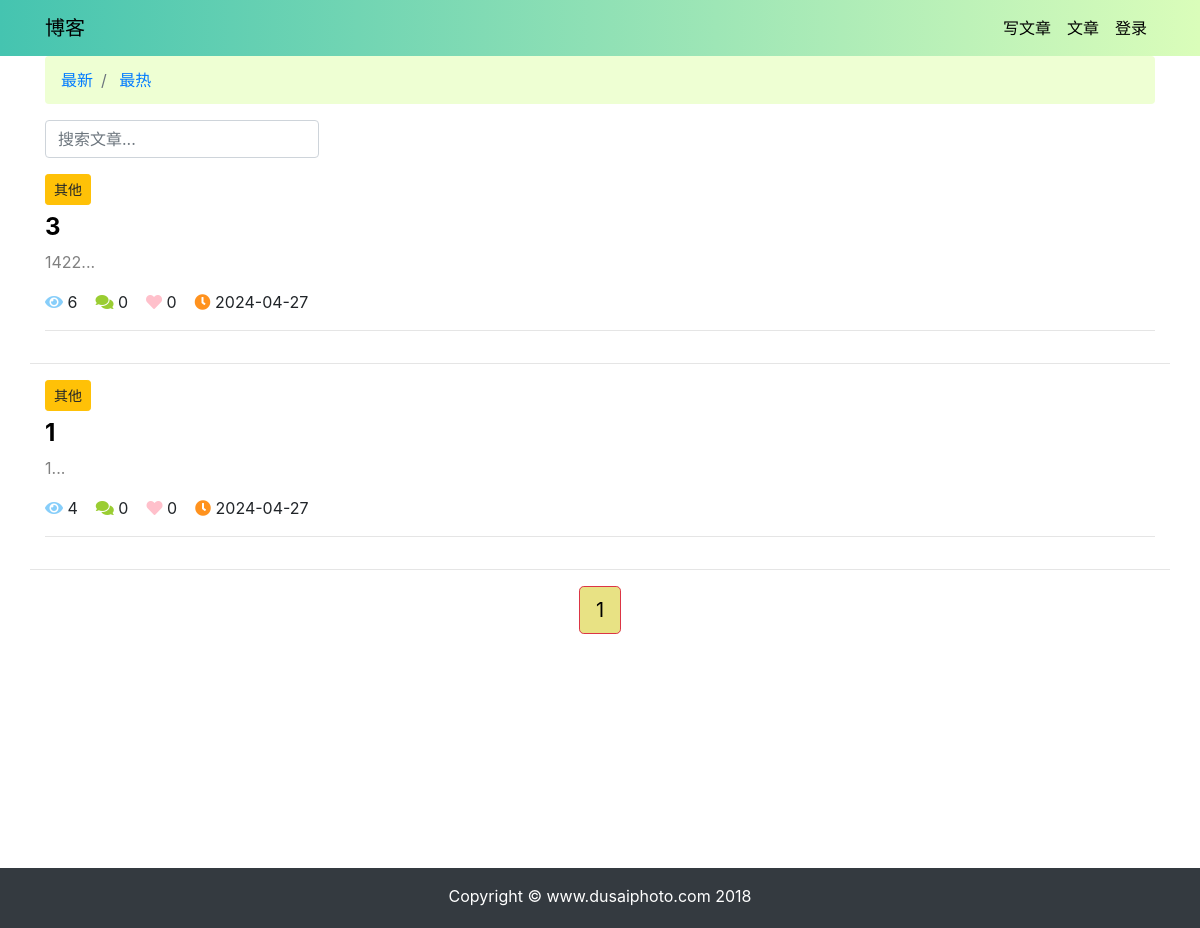
Before: /article/article-list/ with the older database file.
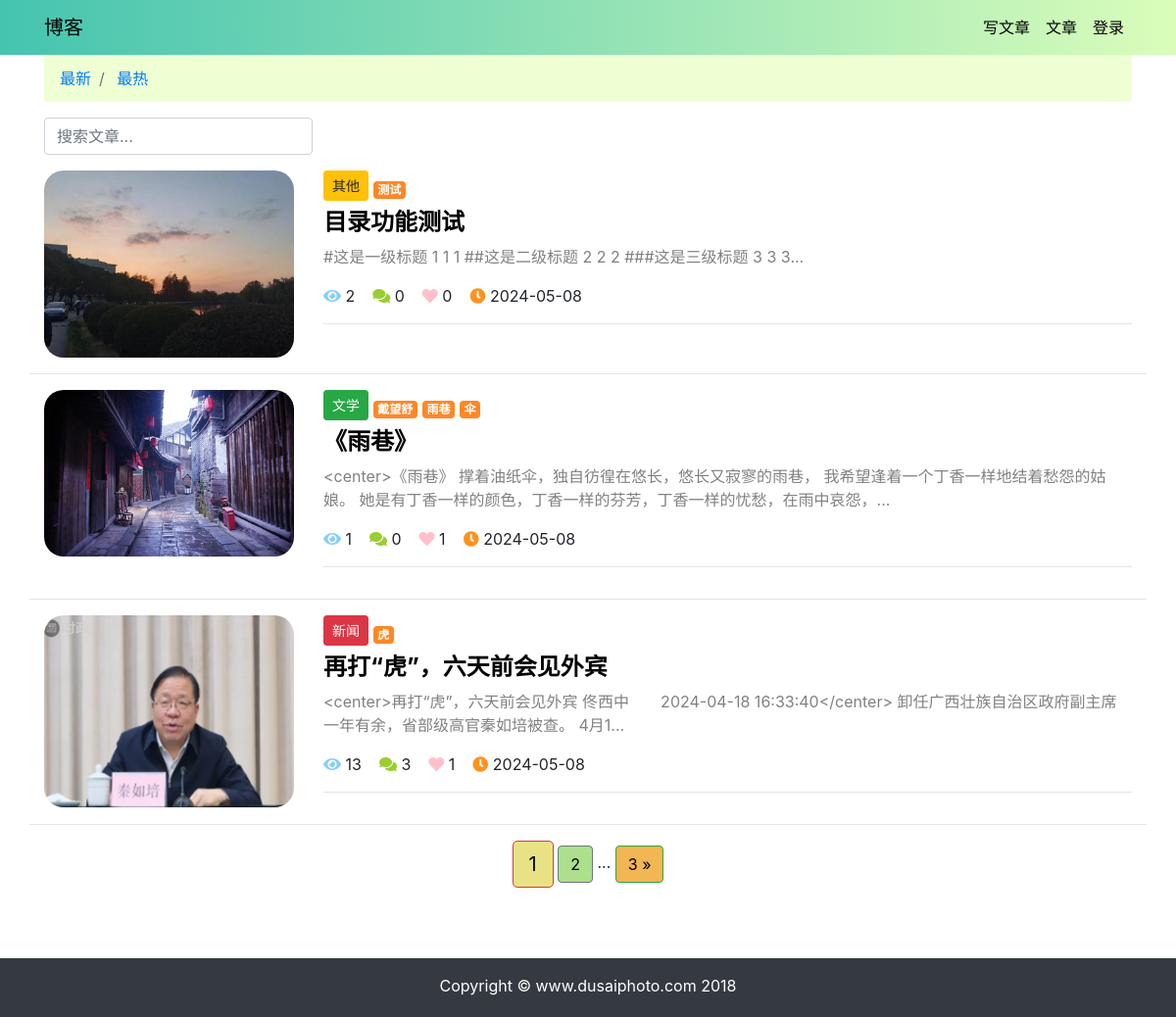
After: the same page with the newer database file.
### article/models.py (models this page shows, shortened)
class ArticlePost(models.Model):
    author = models.ForeignKey(User, on_delete=models.CASCADE)
    title = models.CharField(max_length=100)
    body = models.TextField()
    created = models.DateTimeField(default=timezone.now)
    updated = models.DateTimeField(auto_now=True)
    total_views = models.PositiveIntegerField(default=0)
    tags = TaggableManager(blank=True)
    avatar = models.ImageField(upload_to='article/%Y%m%d/', blank=True)
    likes = models.PositiveIntegerField(default=0)
    column = models.ForeignKey(
        ArticleColumn,
        null=True,
        blank=True,
        on_delete=models.CASCADE,
        related_name='article'
    )
    class Meta:
        ordering = ('-created',)

class ArticleColumn(models.Model):
    title = models.CharField(max_length=100, blank=True)
    created = models.DateTimeField(default=timezone.now)
    def __str__(self):
        return self.title

### article/views.py (the view)
# urls.py: path('article-list/', views.article_list, name='article_list'),
def article_list(request):
    search = request.GET.get('search')
    order = request.GET.get('order')
    column = request.GET.get('column')
    tag = request.GET.get('tag')
    article_list = ArticlePost.objects.all()
    if search:
        article_list = article_list.filter(
            Q(title__icontains=search) |
            Q(body__icontains=search)
        )
    else:
        search = ''
    if column is not None and column.isdigit():
        article_list = article_list.filter(column=column)
    if tag and tag != 'None':
        article_list = article_list.filter(tags__name__in=[tag])
    if order == 'total_views':
        article_list = article_list.order_by('-total_views')
    paginator = Paginator(article_list, 3)
    page = request.GET.get('page')
    articles = paginator.get_page(page)
    context = {'articles': articles, 'order': order, 'search': search}
    return render(request, 'article/list.html', context)

### templates/article/list.html (shortened to what this page needs)
{% extends "base.html" %}
{% load staticfiles %}
{% block content %}
<div class="container" >
    <nav aria-label="breadcrumb">
        <ol class="breadcrumb" style="background :#eeffd3;">
            <li class="breadcrumb-item">
                <a href="{% url 'article:article_list' %}?search={{ search }}&column={{ column }}&tag={{ tag }}">
                    最新
                </a>
            </li>
            <li class="breadcrumb-item">
                <a href="{% url 'article:article_list' %}?order=total_views&search={{ search }}&column={{ column }}&tag={{ tag }}">
                    最热
                </a>
            </li>
        </ol>
    </nav>
    <div class="row">
        <div class="col-auto mr-auto">
            <form class="form-inline" >
                <input type="text"
                    class="form-control mb-2 mr-sm-2"
                    name="search"
                    placeholder="搜索文章..."
                    required
                >
            </form>
        </div>
    </div>
    <div class="row mt-2">
        {% for article in articles %}
            {% if article.avatar %}
                <div class="col-3">
                    <img src="{{ article.avatar.url }}"
                         alt="avatar"
                         style="max-width:100%; border-radius: 20px"
                    >
                </div>
            {% endif %}
            <div class="col">
                {% if article.column %}
                    <button type="button"
                        class="btn btn-sm mb-2
                              {% if article.column.title == '文学' %}
                                  btn-success
                              {% elif article.column.title == '新闻' %}
                                  btn-danger
                              {% elif article.column.title == '科普' %}
                                  btn-primary
                              {% elif article.column.title == '娱乐' %}
                                  btn-warning
                              {% elif article.column.title == '其他' %}
                                 btn-warning
                              {% elif article.column.title == 'Anything you want' %}
                                  btn-dark
                              {% endif %}
                        "
                    >
                        {{ article.column }}
                    </button>
                {% endif %}
                <span>
                    {% for tag in article.tags.all %}
                        <a href="{% url 'article:article_list' %}?tag={{ tag }}"
                           class="badge badge-secondary  "
                            style="background: #ff8726;"
                        >
                            {{ tag }}
                        </a>
                    {% endfor %}
                </span>
                <h4>
                    <b>
                        <a href="{% url 'article:article_detail' article.id %}"
                           style="color: black;"
                        >
                            {{ article.title }}
                        </a>
                    </b>
                </h4>
                <div>
                    <p style="color: gray;">
                        {{ article.body|slice:'100' }}...
                    </p>
                </div>
                <p>
                    <span>
                        <i class="fas fa-eye" style="color: lightskyblue;"></i>
                        {{ article.total_views }}&nbsp;&nbsp;&nbsp;
                    </span>
                    <span>
                        <i class="fas fa-comments" style="color: yellowgreen;"></i>
                        {{ article.comments.count }}&nbsp;&nbsp;&nbsp;
                    </span>
                    <span>
                        <i class="fas fa-heart" style="color: pink;"></i>
                        {{ article.likes }}&nbsp;&nbsp;&nbsp;
                    </span>
                    <span>
                        <i class="fas fa-clock" style="color: #ff921e;"></i>
                        {{ article.created|date:'Y-m-d' }}
                    </span>
                </p>
                <hr>
            </div>
            <hr style="width: 100%;"/>
        {% endfor %}
    </div>
    <div class="pagination row">
        <div class="m-auto">
            <span class="step-links">
                <span class="current btn btn-danger btn-lg"  style="background-color: #E8E284; color: black;">
                    {{ articles.number }}
                </span>
                {% if articles.has_next %}
                    <a href="?page={{ articles.next_page_number }}&order={{ order }}&search={{ search }}&column={{ column }}&tag={{ tag }}"
                       class="btn btn-secondary"  style="background-color: #ACE08C; color: black;"
                    >
                        {{ articles.next_page_number }}
                    </a>
                    <span>...</span>
                    <a href="?page={{ articles.paginator.num_pages }}&order={{ order }}&search={{ search }}&column={{ column }}&tag={{ tag }}"
                       class="btn btn-success" style="background-color: #F2B652; color: black;"
                    >
                        {{ articles.paginator.num_pages }} &raquo;
                    </a>
                {% endif %}
            </span>
        </div>
    </div>
</div>
{% endblock content %}

### templates/base.html (shortened to what this page needs)
{% load staticfiles %}
    使用 Django 3 学习的读者改为 {% load static %}
<!DOCTYPE html>
<html lang="zh-cn">
<head>
    <link rel="stylesheet" href="{% static 'bootstrap/css/bootstrap.min.css' %}">
</head>
<body>
    {% include 'header.html' %}
    <div id="wrapper">
        {% block content %}{% endblock content %}
        <div id="push"></div>
    </div>
    {% include 'footer.html' %}
    <link
      rel="stylesheet"
      href="https://cdn.jsdelivr.net/npm/@fortawesome/fontawesome-free@5.14.0/css/all.min.css"
>
</body>
</html>

### templates/header.html
{% load notifications_tags %}
{% notifications_unread as unread_count %}
{% load static %}
<link rel="stylesheet" type="text/css" href="{% static 'css/custom.css' %}">
<nav class="navbar navbar-expand-lg navbar-dark" style="background: linear-gradient(to right, #45C4B0, #DAFDBA);">
  <div class="container">
    <a class="navbar-brand" href="#" style="color: black;">博客</a>
   {% if user.is_authenticated %}
    <div>
      <ul class="navbar-nav">
          <li class="nav-item dropdown">
            <a class="nav-link dropdown-toggle" href="#" id="navbarDropdown" role="button" data-toggle="dropdown" aria-haspopup="true" aria-expanded="false" style="color: black;">
                {% if unread_count %}
                    <svg viewBox="0 0 8 8"
                         width="8px"
                         height="8px">
                        <circle cx="4"
                                cy="4"
                                r="4"
                                fill="#ff6b6b"
                                ></circle>
                    </svg>
                {% endif %}
                {{ user.username }}
            </a>
       </li>
        <li class="nav-item">
            <a class="nav-link" href="{% url 'article:article_create' %}" style="color: black;"onmouseover="this.style.color='red';"
               onmouseout="this.style.color='black';">
                写文章
            </a>
        </li>
        <li class="nav-item">
            <a class="nav-link" href="{% url 'article:article_list' %}" style="color: black;"onmouseover="this.style.color='red';"
               onmouseout="this.style.color='black';">
                文章
            </a>
        </li>
        <li class="nav-item">
            <a class="nav-link" href="{% url 'notice:list' %}"
               style="color: black;"
               onmouseover="this.style.color='red';"
               onmouseout="this.style.color='black';">
                通知
                {% if unread_count %}
                <span class="badge badge-danger">{{ unread_count }}</span>
                {% endif %}
            </a>
        </li>
        <li class="nav-item">
            <a class="nav-link" href='{% url "userprofile:edit" user.id %}' style="color: black;" onmouseover="this.style.color='red';"
               onmouseout="this.style.color='black';">
                个人信息
            </a>
        </li>
        <li class="nav-item">
            <a class="nav-link" href="#" onclick="user_delete()" style="color: black;" onmouseover="this.style.color='red';"
               onmouseout="this.style.color='black';">
                删除用户
            </a>
        </li>
        <li class="nav-item">
            <a class="nav-link" href='{% url "userprofile:logout" %}' style="color: black;" onmouseover="this.style.color='red';"
               onmouseout="this.style.color='black';">
                退出登录
            </a>
        </li>
        {% if user.is_authenticated %}
        <form
            style="display:none;"
            id="user_delete"
            action="{% url 'userprofile:delete' user.id %}"
            method="POST"
        >
        {% csrf_token %}
            <button type="submit">发送</button>
        </form>
            <script>
                function user_delete() {
                    // 调用layer弹窗组件
                    layer.open({
                        title: "确认删除",
                        content: "确认删除用户资料吗？",
                        yes: function(index, layero) {
                            $('form#user_delete button').click();
                            layer.close(index);
                        },
                    })
                }
            </script>
        {% endif %}
      </ul>
    </div>
   {% else %}
    <div>
      <ul class="navbar-nav">
        <li class="nav-item">
            <a class="nav-link" href="{% url 'article:article_create' %}" style="color: black;" onmouseover="this.style.color='red';"
               onmouseout="this.style.color='black';">
                写文章
            </a>
        </li>
        <li class="nav-item">
            <a class="nav-link" href="{% url 'article:article_list' %}" style="color: black;" onmouseover="this.style.color='red';"
               onmouseout="this.style.color='black';">
                文章
            </a>
        </li>
        {% if user.is_authenticated %}
            <li class="nav-item dropdown">
                <a class="nav-link dropdown-toggle" href="#" id="navbarDropdown" role="button" data-toggle="dropdown" aria-haspopup="true" aria-expanded="false" style="color: black;">
                    {% if unread_count %}
                        <svg viewBox="0 0 8 8"
                             width="8px"
                             height="8px">
                            <circle cx="4"
                                    cy="4"
                                    r="4"
                                    fill="#ff6b6b"
                                    ></circle>
                        </svg>
                    {% endif %}
                    {{ user.username }}
                </a>
                <div class="dropdown-menu" aria-labelledby="navbarDropdown">
                    <a class="dropdown-item" href="{% url 'notice:list' %}">通知
                        {% if unread_count %}
                        <span class="badge badge-danger">{{ unread_count }}</span>
                        {% endif %}
                    </a>
                    <a class="dropdown-item" href='{% url "userprofile:edit" user.id %}'>个人信息</a>
                    <a class="dropdown-item" href="#" onclick="user_delete()">删除用户</a>
                    <a class="dropdown-item" href='{% url "userprofile:logout" %}'>退出登录</a>
                </div>
                {% if user.is_authenticated %}
                <form
                    style="display:none;"
                    id="user_delete"
                    action="{% url 'userprofile:delete' user.id %}"
                    method="POST"
                >
                {% csrf_token %}
                    <button type="submit">发送</button>
                </form>
                    <script>
                        function user_delete() {
                            // 调用layer弹窗组件
                            layer.open({
                                title: "确认删除",
                                content: "确认删除用户资料吗？",
                                yes: function(index, layero) {
                                    $('form#user_delete button').click();
                                    layer.close(index);
                                },
                            })
                        }
                    </script>
                {% endif %}
            </li>
        {% else %}
            <li class="nav-item">
                <a class="nav-link" href="{% url 'userprofile:login' %}" style="color: black;" onmouseover="this.style.color='red';"
               onmouseout="this.style.color='black';">
                    登录
                </a>
            </li>
        {% endif %}
      </ul>
    </div>
   {% endif %}
  </div>
</nav>

### templates/footer.html
<div>
    <br><br><br>
</div>
<footer class="py-3 bg-dark " id="footer">
    <div class="container">
        <p class="m-0 text-center text-white">Copyright &copy; www.dusaiphoto.com 2018</p>
    </div>
</footer>

### templates/base.html (style rules this page uses)
html, body { height: 100%; margin: 0; }
#wrapper { min-height: 100%; margin-bottom: -60px; }
#footer, #push { height: 60px; }

Changed rows visible on the page:
no longer on this page (row edited): ArticlePost: column "其他", title "3", body "1422", total_views "6", comments.count "0", likes "0", created "2024-04-27"
no longer on this page (row edited): ArticlePost: column "其他", title "1", body "1", total_views "4", comments.count "0", likes "0", created "2024-04-27"
added ArticlePost: avatar (picture), column "其他", title "目录功能测试", body "#这是一级标题 1 1 1 ##这是二级标题 2 2 2 ###这是三级标题 3 3 3", total_views "2", comments.count "0", likes "0", created "2024-05-08"
added Tag: name "测试", shown under "其他"
added ArticlePost: avatar (picture), column "文学", title "《雨巷》", body "<center>《雨巷》 撑着油纸伞，独自彷徨在悠长，悠长又寂寥的雨巷， 我希望逢着一个丁香一样地结着愁怨的姑娘。 她是有丁香一样的颜色，丁香一样的芬芳，丁香一样的忧愁，在雨中哀怨，", total_views "1", comments.count "0", likes "1", created "2024-05-08"
added Tag: name "戴望舒", shown under "文学"
added Tag: name "雨巷", shown under "文学"
added Tag: name "伞", shown under "文学"
added ArticlePost: avatar (picture), column "新闻", title "再打“虎”，六天前会见外宾", body "<center>再打“虎”，六天前会见外宾 佟西中 2024-04-18 16:33:40</center> 卸任广西壮族自治区政府副主席一年有余，省部级高官秦如培被查。 4月1", total_views "13", comments.count "3", likes "1", created "2024-05-08"
added Tag: name "虎", shown under "新闻"
Other visible differences:
{{ articles.next_page_number }}: (not shown) → "2"
{{ articles.paginator.num_pages }}: (not shown) → "3"
